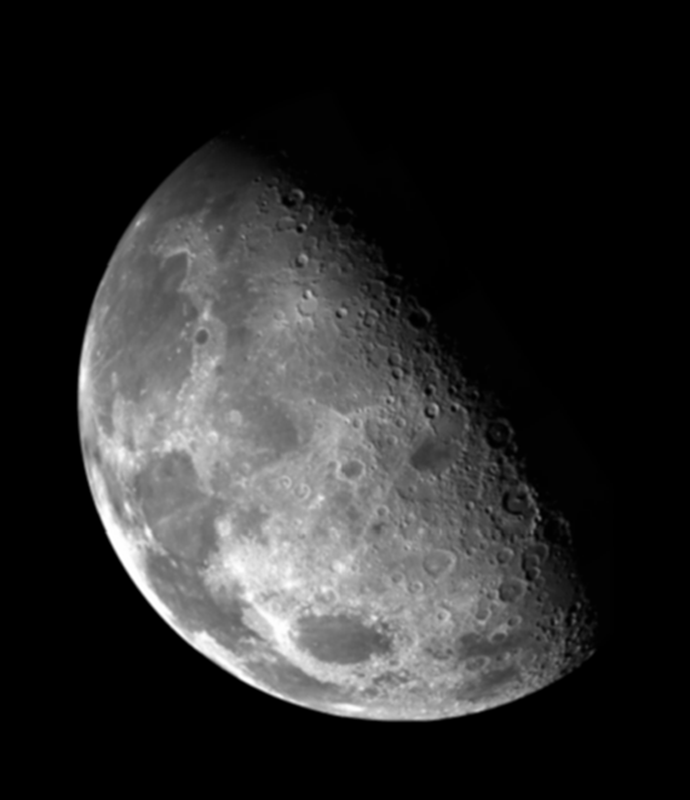
#> input picture problem4/blurry-moon.tif, 690 x 800 px
$ python main.py
#> lines starting #> are read from the running program, lines starting #| are printed output that depends on the picture
import cv2 as cv
import numpy as np
import os
from math import sqrt

class Solution():
    """
    The additional parameter k is added into a Gaussian filter
    In order to achieve a high-boosting result
    original transform matrix: d
    proposed transform matrix: (1-d)*k+1
    """
    def __init__(self):
        super(Solution).__init__()

    def imread(self, path):
        img = cv.imread(path)
        img_grayscaled = cv.cvtColor(img, cv.COLOR_BGR2GRAY)
        return img, img_grayscaled

    def imsave(self, path, img):
        cv.imwrite(path, img)

    def make_transform_matrix(self, img, s1, d):
        transfor_matrix = np.zeros(img.shape)
        center_point = tuple(map(lambda x:(x-1)/2,s1.shape))
        for i in range(transfor_matrix.shape[0]):
            for j in range(transfor_matrix.shape[1]):
                def cal_distance(pa, pb):
                    dis = sqrt((pa[0]-pb[0])**2+(pa[1]-pb[1])**2)
                    return dis
                dis = cal_distance(center_point,(i,j))
                transfor_matrix[i,j] = np.exp(-(dis**2)/(2*(d**2)))
        return transfor_matrix

    def GaussianLowFilter_withHighBoost(self, img, d, k):
        # GLPF, parameters: img array and D, k is the boosting parameter, default 1
        h, w = img.shape[:2]
        f = np.fft.fft2(img)
        fshift = np.fft.fftshift(f)
        s1 = np.log(np.abs(fshift))
        d_matrix = self.make_transform_matrix(img, s1, d)
        # here I mimic the laplacian's way to perform the mask
        new_img = np.abs(np.fft.ifft2(np.fft.ifftshift(fshift + fshift*k*(1-d_matrix))))
        return new_img

def main():
    path1 = './blurry-moon.tif'
    s = Solution()
    im1, im1_grayscale = s.imread(path1)
#> in imread, img is the input picture: shape (800, 690, 3); min 0, max 255, mean 42.7
    # question a
    out1 = s.GaussianLowFilter_withHighBoost(im1_grayscale, d = 10, k = 1)
#> in GaussianLowFilter_withHighBoost, `s1 = np.log(np.abs(fshift))`:
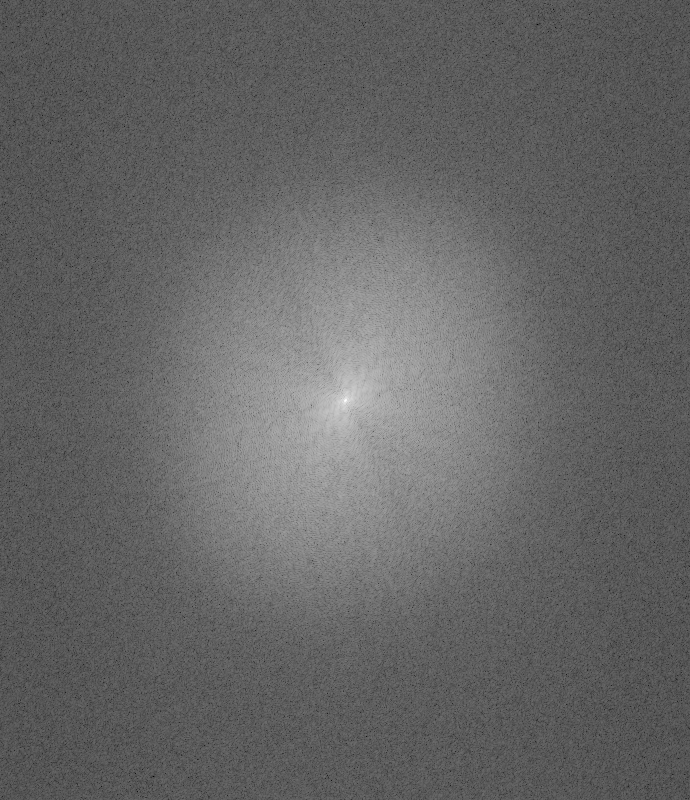
#> s1: shape (800, 690) float64; min -1.7, max 16.97, mean 5.73; drawn with min black and max white
#> after the loop in make_transform_matrix, `for i in range(transfor_matrix.shape[0]):`:
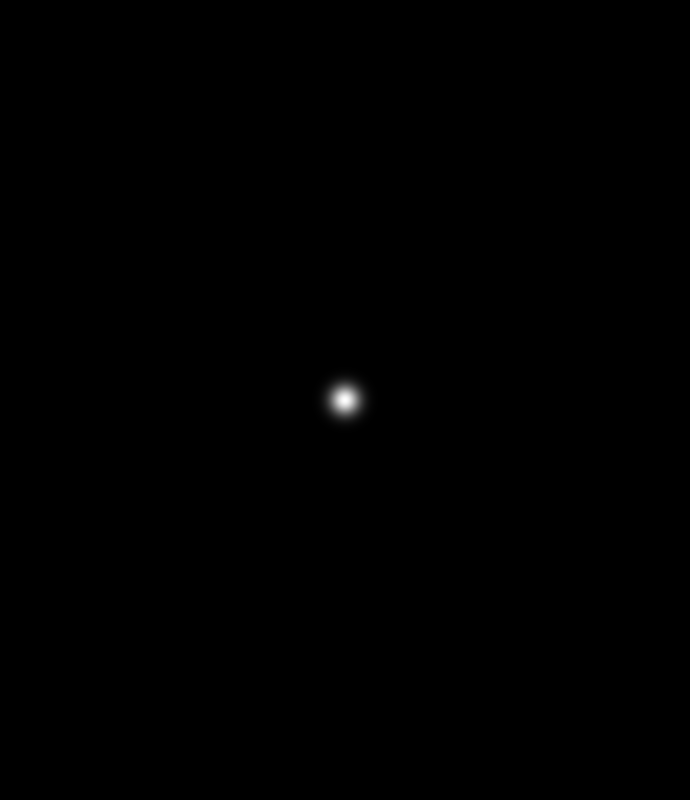
#> transfor_matrix: shape (800, 690) float64; min 0, max 0.998, mean 0.00114
#> in GaussianLowFilter_withHighBoost, `new_img = np.abs(np.fft.ifft2(np.fft.ifftshift(fshift + fshift*k*(1-d_..`:
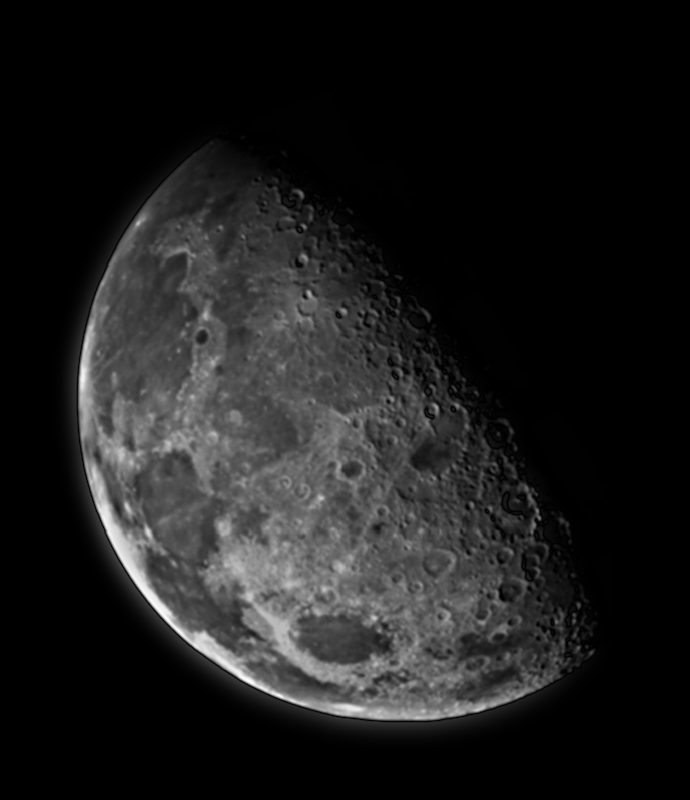
#> new_img: shape (800, 690) float64; min 0, max 399, mean 45.4; drawn with min black and max white
    s.imsave('./result_a.jpg', out1)
#> in imsave, `cv.imwrite(path, img)`:
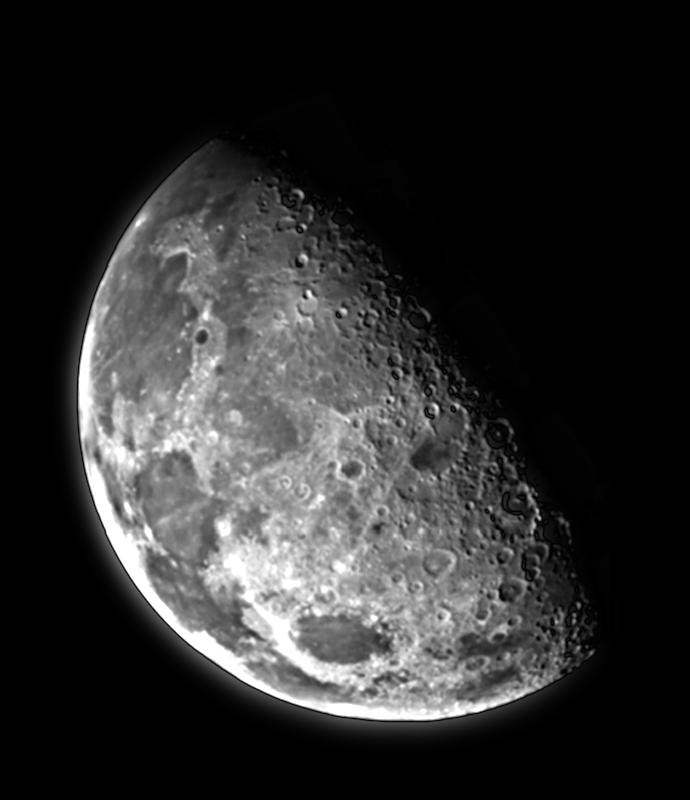
#> saved as result_a.jpg: shape (800, 690); min 0, max 255, mean 44.8
    # question b
    out2 = s.GaussianLowFilter_withHighBoost(im1_grayscale, d = 10, k = 3)
#> call 2 of GaussianLowFilter_withHighBoost, with d = 10, k = 3
#> in GaussianLowFilter_withHighBoost (call 2), `new_img = np.abs(np.fft.ifft2(np.fft.ifftshift(fshift + fshift*k*(1-d_..`:
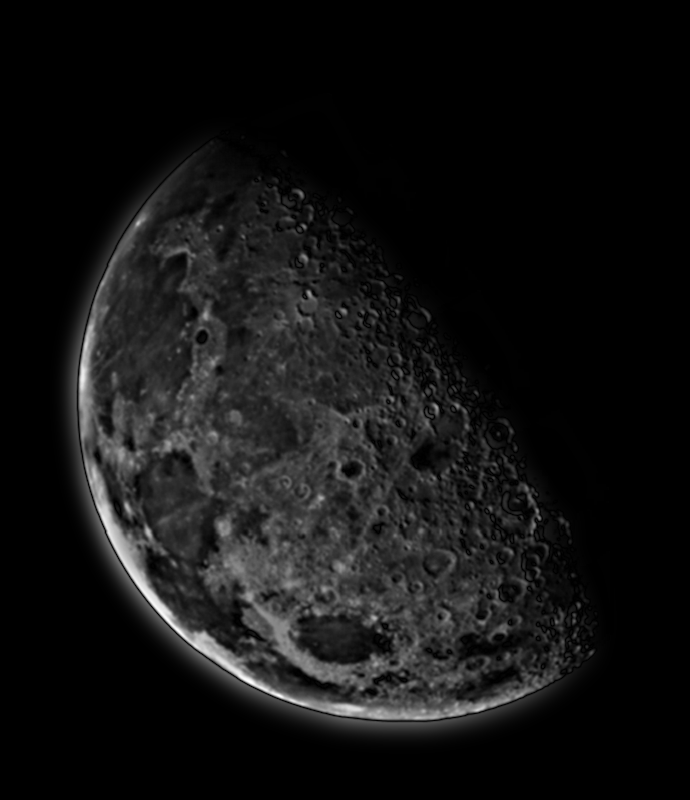
#> new_img: shape (800, 690) float64; min 0, max 687.1, mean 51.8; drawn with min black and max white
    s.imsave('./result_b.jpg', out1)

if __name__ == "__main__":
    main()
